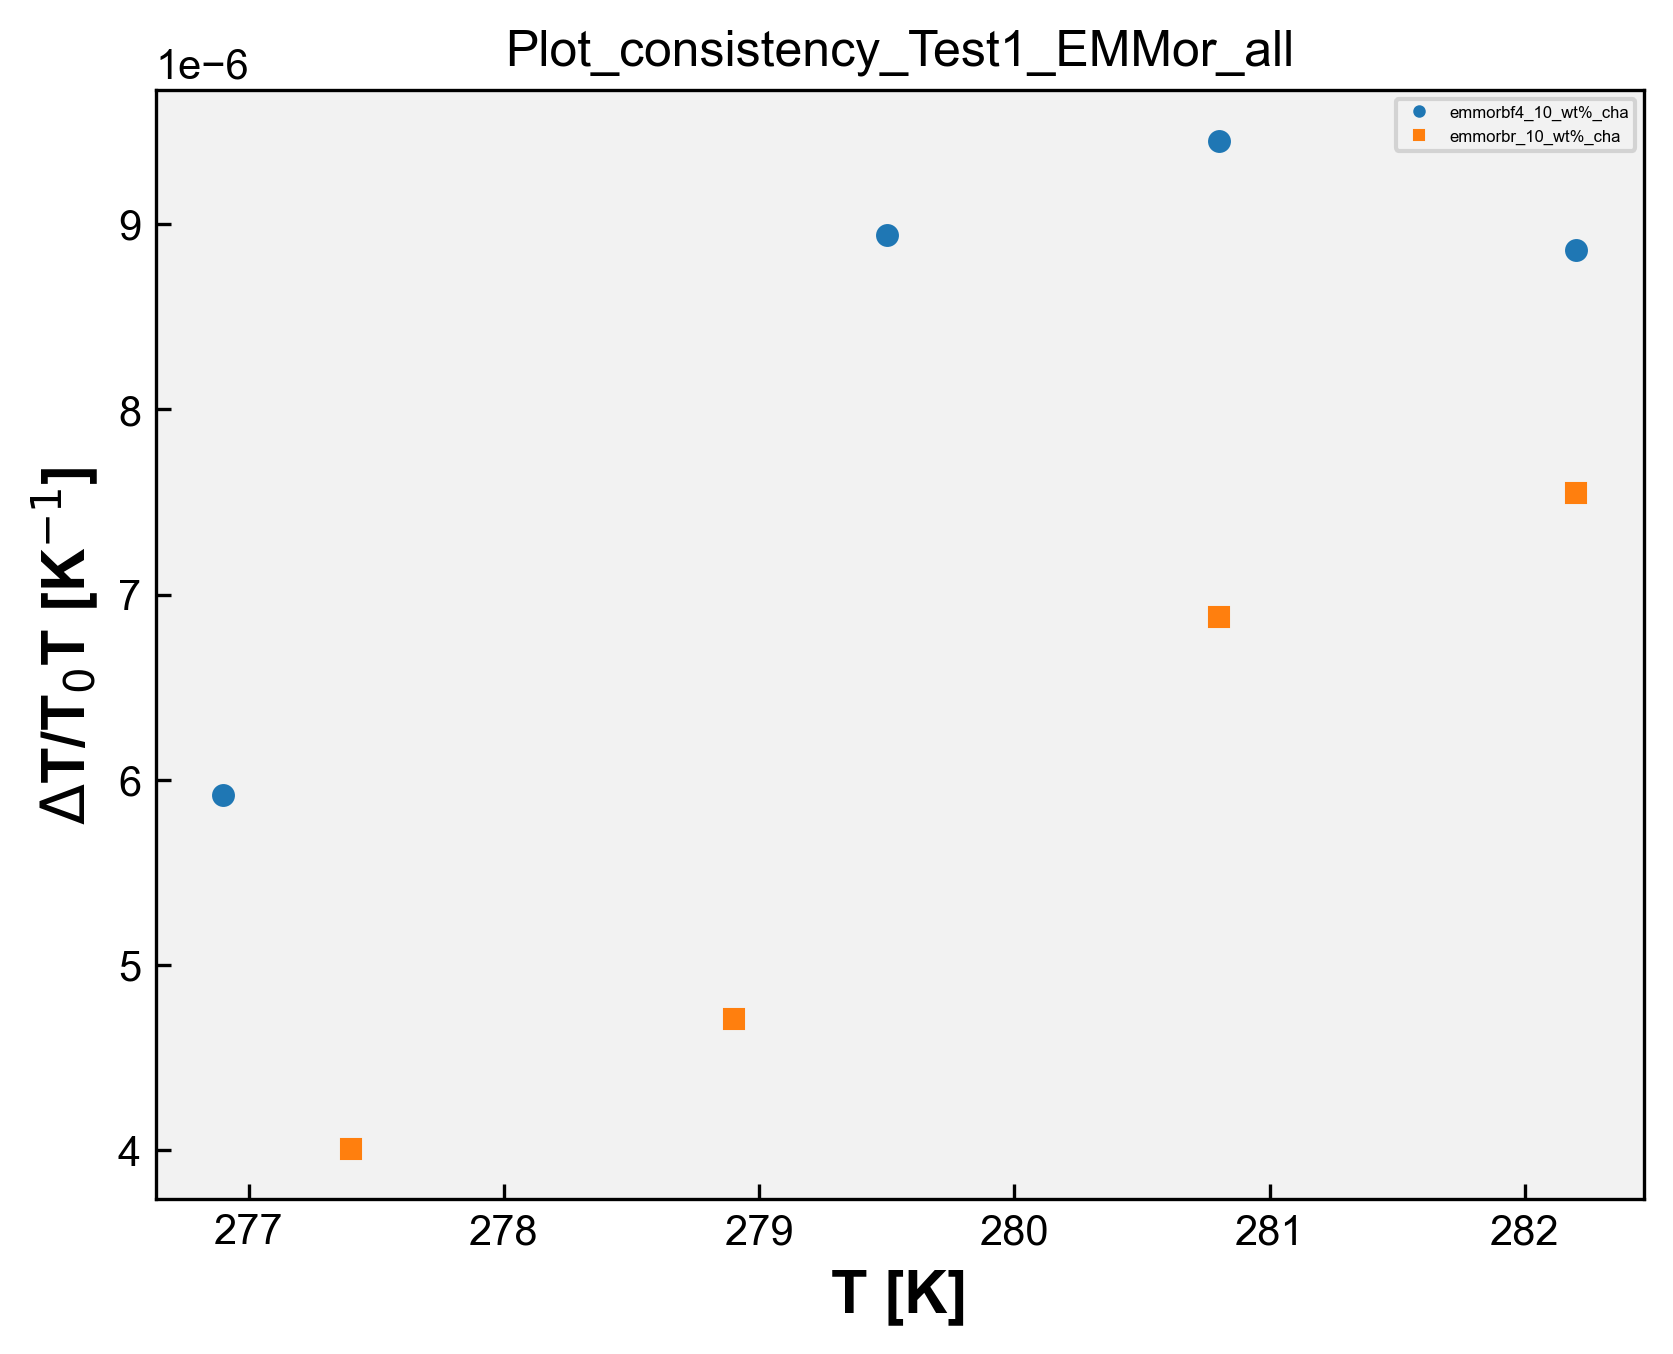

Recreate this plot in Python.
# Plot_consistency - EMMor
import matplotlib.pyplot as plt
import matplotlib
from matplotlib.font_manager import FontProperties
import pandas as pd
import numpy as np
import openpyxl
import os

matplotlib.rcParams['font.family'] = "Arial" # change the default font # mudança da fonte
matplotlib.rcParams['xtick.direction'] = 'in' # change the ticks direction # mudança da direção dos marcadores ao longo dos eixos de um gráfico que indicam valores específicos
matplotlib.rcParams['ytick.direction'] = 'in'
font = FontProperties() # cria uma instância de propriedades de fontes, tamanho, estilo e família
font.set_family('sans-serif') # 'serif', 'sans-serif', 'cursive', 'fantasy', or 'monospace' # família da fonte
font.set_name('Arial') # nome da fonte
font.set_weight('bold') # 'ultralight', 'light', 'normal', 'regular', 'book', 'medium', 'roman', 'semibold', 'demibold', 'demi', 'bold', 'heavy', 'extra bold', 'black' # peso da fonte
font.set_style('normal') #'normal', 'italic' or 'oblique' # estilo da fonte, negrito, itálico, normal, etc
font.set_size('x-large') # xx-small', 'x-small', 'small', 'medium', 'large', 'x-large', 'xx-large' # tamanho da fonte
plt.rcParams['figure.dpi'] = 300 # resolução padrão para as figuras exibidas na tela
plt.rcParams['savefig.dpi'] = 300 # resolução padrão para as figuras salvas em arquivos PNG, PDF ou SVG
opt = {'fillstyle':'full','markersize':5,'markeredgewidth':0.5} # aparência dos marcadores, fillstyle: full - estilo de preenchimento markersize: 5 - tamanho do marcador markeredgewidth: 0.5 largura da borda do marcador
plt.rcParams['figure.facecolor'] = (1.0,1.0,1.0,0.0) # cor de fundo da figura como transparente
plt.rcParams['axes.facecolor'] = '0.95' # cor de fundo dos eixos como uma tonalidade de cinza claro
#plt.rcParams['figure.figsize'] = (4,4) # tamanho da figura padrão em polegadas


caminho_arquivo = 'EMMor.xlsx' # caminho do arquivo de DMA
wb = openpyxl.load_workbook(caminho_arquivo) # ler dados de abas individuais do arquivo Excel sem abrir e fechar repetidamente, mantém aberto. Mais eficiente se você precisa ler dados de várias abas do arquivo. Lista com os nomes de todas as abas do arquivo Excel.
# load_workbook é a função usada para carregar o arquvio Excel

dados_coluna_D_array = [] # matriz para guardar os dados da coluna C de todas as sheet
dados_coluna_K_array = [] # matriz para guardar os dados da coluna I de todas as sheet

nomes_abas = []

for i in wb.sheetnames: # para i dentro da lista wb com os nomes de todas as abas
    nome_aba = wb[i] # obtém o nome da aba na posição i na lista wb, que contém os nomes de todas as abas
    nome_aba_split = nome_aba.title.split("_") # nome_aba é o nome completo da aba. nome_aba.title converte o nome da aba para o formato de título. split("_ ") divide o nome da aba em duas partes usando o caractere "_ "
    if len(nome_aba_split) > 2: # se o nome da aba contiver mais de duas partes
        nome_aba_split.insert(2, "wt%") # insere wt% entre a segunda e a terceira partes do nome da aba
        nome_aba_final = "_".join(nome_aba_split) # junta as partes do nome da aba de volta com "_"
        print('nome_aba_final', nome_aba_final)
        nomes_abas.append(nome_aba_final) # adiciona o nome modificado _a lista de nomes das abas
    else:
        nomes_abas.append(nome_aba.title) # nome da aba não tiver mais de duas partes, adiciona o nome completo da aba à lista nomes_abas (usada na legenda)

    dados_coluna_D = [] # abre uma lista para os dados da coluna C da sheet
    dados_coluna_K = [] # abre uma lista para os dados da coluna I da sheet

    for j in nome_aba.iter_rows(min_row=2, values_only=True): # iter_rows: permite iterar sobre as linhas dessa aba # min_row=2: especifica a primeira linha a ser considerada, nesse caso, começa na segunda linha, pois a primeira linha geralmente contém os cabeçalhos das colunas # values_only=True: indica que queremos obter apenas os valores das células, sem incluir informações adicionais como formatação, fórmulas ou estilos.
        dados_coluna_D.append(j[3])
        dados_coluna_K.append(j[10])

    dados_coluna_D_array.append(dados_coluna_D)
    dados_coluna_K_array.append(dados_coluna_K)

print('dados_C', dados_coluna_D_array)
print('dados_I', dados_coluna_K_array)

# Plotagem dos dados:

symbols = ['o', 's', '^', 'D', 'v', '>', '<', 'P', 'X', 'H', '*', 'h', '+', 'x', '|', '_', '1', '2', '3', '4', 'p', ',', '.', '8', 'p', 'd', 'D', '|', '_', '$...$']
# Exemplos de símbolos

# Vetor de cores
colors = ['#1f77b4', '#ff7f0e', '#2ca02c', '#d62728', '#9467bd', '#8c564b', '#e377c2', '#7f7f7f', '#bcbd22', '#17becf',  '#aec7e8',  '#ffbb78', '#98df8a', '#ff9896', '#c5b0d5', '#c49c94',  '#f7b6d2', '#c7c7c7',  '#dbdb8d',  '#9edae5',  '#393b79',  '#5254a3', '#6b6ecf',  '#9c9ede',  '#637939',  '#8ca252',  '#b5cf6b', '#cedb9c',  '#8c6d31',  '#bd9e39',  '#e7ba52',  '#e7cb94',  '#843c39', '#ad494a', '#d6616b',  '#e7969c',  '#7b4173', '#a55194',  '#ce6dbd',  '#de9ed6']

for i in range(len(dados_coluna_D_array)):
    x = dados_coluna_D_array[i]
    y = dados_coluna_K_array[i]
    print('x', x)
    print('y', y)
    symbol=symbols[i]
    color=colors[i]
    plt.plot(x, y, marker=symbol, markersize=opt['markersize'], markeredgewidth=opt['markeredgewidth'], fillstyle=opt['fillstyle'], color=color, linestyle='none')

plt.legend(nomes_abas, loc='upper right', fontsize=4, markerscale=0.5)
plt.xlabel('T [K]',fontproperties=font)
plt.ylabel('$\Delta$T/T$_0$T [K$^{-1}$]',fontproperties=font)
#plt.legend(loc="upper left")
# teste
nome_arquivo_python = os.path.basename(__file__) # obter o nome do arquivo python atual
nome_arquivo_sem_extensao = os.path.splitext(nome_arquivo_python)[0] # obter o nome do arquivo sem extensão # [0] vai acessar o primeiro elemento da tupla retornado por path.splitext

plt.title(nome_arquivo_sem_extensao)

plt.savefig(f'{nome_arquivo_sem_extensao}.png',format='png',bbox_inches='tight',
                dpi=300,transparent=False)
plt.show()
